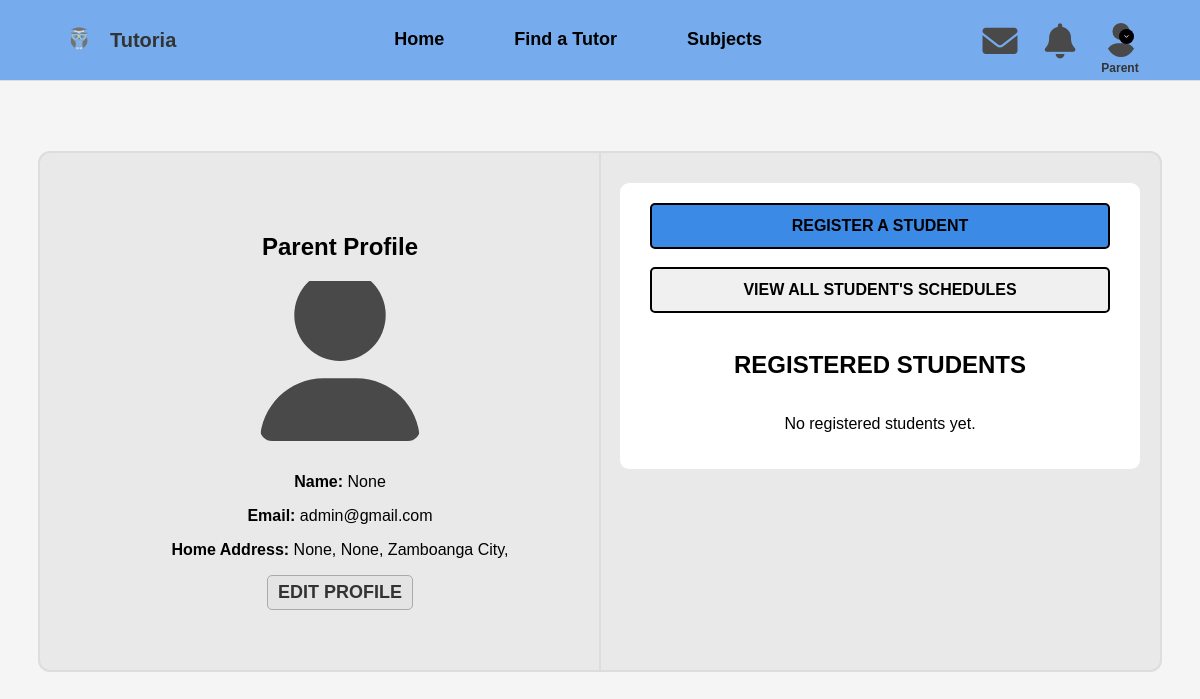
The app's page /parent_profile (signed in) with its own data.
### tutoria_app/models.py (models this page shows, shortened)
class UserProfile(AbstractUser):
    middle_name = models.CharField(max_length=150, blank=True, null=True)
    street = models.CharField(max_length=255, blank=True, null=True)
    barangay = models.CharField(max_length=255, blank=True, null=True)
    city = models.CharField(max_length=100, default='Zamboanga City')
    gender = models.CharField(
        max_length=10,
        choices=[('male', 'Male'), ('female', 'Female'), ('other', 'Other')],
        default='male',
        blank=True,
        null=True
    )
    role = models.CharField(
        max_length=10,
        choices=[('parent', 'Parent/Guardian'), ('tutor', 'Tutor')],
        default='parent',
        blank=True,
        null=True
    )
    profile_photo = models.ImageField(upload_to=profile_photo_path, blank=True, null=True)
    groups = models.ManyToManyField(Group, related_name="user_profiles", blank=True)
    user_permissions = models.ManyToManyField(Permission, related_name="user_profiles", blank=True)
    reset_code_hash = models.CharField(max_length=255, blank=True, null=True)
    reset_code_expiry = models.DateTimeField(blank=True, null=True)
    phone_number = models.CharField(
        max_length=15,
        unique=True,
        blank=True,
        null=True
    )

### tutoria_app/views.py (the view)
# urls.py: path('parent_profile', views.parent_profile ,name ="parent_profile"),
@user_login_required
def parent_profile(request):
    if not request.user.is_authenticated:
        return redirect('signin')
    if request.session.get('user_role') != 'parent':
        return redirect('tutoria')
    user = request.user
    students = StudentProfile.objects.filter(parent=user)
    return render(request, 'users/parent_profile.html', {
        'user': user,
        'students': students,
    })

### tutoria_app/context_processors.py (called while the page is built)
def user_profile(request):
    if request.user.is_authenticated:
        profile_photo = (
            request.user.tutor_profile.profile_photo.url
            if hasattr(request.user, 'tutor_profile') and request.user.tutor_profile.profile_photo
            else None
        )
    else:
        profile_photo = None
    return {'profile_photo': profile_photo}

### templates/users/parent_profile.html (shortened to what this page needs)
{% load static %}
<!DOCTYPE html>
<html lang="en">
<head>
  <link rel="stylesheet" href="{% static 'css/parent_profile.css' %}">
  <link rel="stylesheet" href="https://cdnjs.cloudflare.com/ajax/libs/font-awesome/6.0.0/css/all.min.css">
</head>
<body>
  {% include 'users/navigation.html' %}
  <main class="profile-container">
    <div class="profile-wrapper">
      <div class="parent-profile">
        <h2>Parent Profile</h2>
        <div class="profile-card">
            {% if user.profile_photo %}
                <img src="{{ user.profile_photo.url }}" alt="Parent Photo" class="parent-photo">
            {% else %}
                <img src="{% static 'images/svg/user1.svg' %}" alt="Parent Photo" class="parent-photo">
            {% endif %}
            <p><strong>Name:</strong> {{ user.first_name | title }} {{ user.middle_name | title }} {{ user.last_name | title }} </p>
            <p><strong>Email:</strong> {{ user.email }}</p>
            <p><strong>Home Address:</strong> {{ user.street | title}}, {{ user.barangay | title}}, {{ user.city}}, </p>
        </div>
        <a href="{% url 'edit_parent_profile' %}" class="edit-btn">EDIT PROFILE</a>
    </div>
      <div class="student-section">
        <a href="{% url 'register_student' %}" class="register-btn">REGISTER A STUDENT</a>
        <a href="{% url 'student_schedules' %}" class="schedule-btn">VIEW ALL STUDENT'S SCHEDULES</a>
        <h2>REGISTERED STUDENTS</h2>
        <div class="student-list">
          {% for student in students %}
              <div class="student-card">
                  <img src="{% if student.profile_photo %}{{ student.profile_photo.url }}{% else %}{% static 'images/svg/user.svg' %}{% endif %}" alt="Student" class="student-photo">
                  <div class="student-info">
                      <h3>  {{ student.first_name }}  {{ student.last_name }}.</h3>
                  </div>
                  <div class="button-group">
                    <a href="{% url 'student_profile' student.id %}" class="btn view-btn">View Student</a>
                    <form action="{% url 'find_tutor' %}" method="post">
                        {% csrf_token %}
                        <input type="hidden" name="student_id" value="{{ student.id }}">
                        <button type="submit" class="btn view-btn">Find Tutor</button>
                    </form>
                </div>
              </div>
          {% empty %}
              <p>No registered students yet.</p>
          {% endfor %}
      </div>
        </div>
      </div>
  </main>
</body>
</html>

### templates/users/navigation.html (shortened to what this page needs)
{% load static %}
<!DOCTYPE html>
<html lang="en">
<head>
    <link rel="stylesheet" href="{% static 'css/tutoria.css' %}">
    <link href="https://cdnjs.cloudflare.com/ajax/libs/font-awesome/6.0.0-beta3/css/all.min.css" rel="stylesheet">
</head>
<body>
    <header style="background-color: #76aced;">
        <div class="logo">
            <a href="{% url 'tutoria' %}">
                <img src="{% static 'images/owl.png' %}" alt="Tutoria Logo">
                <span style="font-weight: bold;">Tutoria</span>
            </a>
        </div>
        <nav class="nav">
            <a href="{% url 'tutoria' %}" class="{% if request.resolver_match.url_name == 'tutoria' %}active{% endif %}">Home</a>
            {% if request.session.user_role == 'tutor' %}
                <a href="{% url 'tutor_bookings' %}"
                   class="{% if request.resolver_match.url_name == 'tutor_bookings' or request.resolver_match.url_name == 'tutor_booking_details' %}active{% endif %}">
                    Bookings
                </a>
            {% else %}
                <a href="{% url 'find_tutor' %}" class="{% if request.resolver_match.url_name == 'find_tutor' %}active{% endif %}">Find a Tutor</a>
            {% endif %}
            {% if request.session.user_role != 'tutor' %}
                <a href="{% url 'subjects' %}" class="{% if request.resolver_match.url_name == 'subjects' %}active{% endif %}">Subjects</a>
            {% endif %}
        </nav>
        <div class="auth-buttons">
            <div class="logged-in-icons">
                <a href="{% url 'user_chat' %}" class="icon">
                    <i class="fa fa-envelope"></i>
                </a>
            </div>
            <a href="javascript:void(0)" class="icon notification-container" onclick="toggleNotificationDrop()">
                <i class="fa fa-bell"></i>
            </a>
            <div class="profile-dropdown">
                <a href="javascript:void(0)" class="icon profile-icon" onclick="toggleDropdown()">
                    <i class="fas fa-chevron-down arrow-icon"></i>
                </a>
                <div class="user-role-label">
                    {{ request.session.user_role|capfirst }}
                </div>
            </div>
        </div>
    </header>
</body>
</html>

### tutoria_app/static/css/parent_profile.css (style rules this page uses)
body { font-family: Arial, sans-serif; margin: 0; padding: 0; background-color: #f5f5f5; padding-top: 80px; }
.profile-container { width: 90%; max-width: 1200px; margin: auto; padding: 20px; display: flex; flex-direction: column; align-items: center; justify-content: center; }
a { text-decoration: none; }
.edit-btn { text-decoration: none; background: #e4e4e4; color: #333; font-weight: 600; border: none; padding: 6px 10px; border-radius: 5px; cursor: pointer; font-size: 18px; font-weight: bold; border: 1px solid #aaa; }
.profile-wrapper { display: flex; justify-content: space-between; align-items: flex-start; gap: 0; width: 100%; margin-top: 50px; padding: 20px; border-radius: 12px; background: #e9e9e9; border: 2px solid #ddd; position: relative; }
.profile-wrapper::before { content: ""; position: absolute; left: 50%; top: 0; bottom: 0; width: 2px; background-color: #ddd; transform: translateX(-1px); }
.parent-profile { width: 50%; padding: 40px; text-align: center; display: flex; flex-direction: column; align-items: center; background: #e9e9e9; }
.parent-photo { object-fit: cover; width: 160px; height: 160px; border-radius: 12px; margin-bottom: 12px; }
.student-section { border-radius: 9px; width: 50%; padding: 20px; text-align: center; display: flex; flex-direction: column; align-items: center; margin-top: 10px; background: white; }
.register-btn { width: 90%; padding: 12px; font-size: 16px; background: #3b8ae6 ; color: black; font-weight: bold; border: 2px solid black; border-radius: 5px; cursor: pointer; margin-bottom: 18px; }
.schedule-btn { width: 90%; padding: 12px; font-size: 16px; background: #f0f0f0 ; color: black; font-weight: bold; border: 2px solid black; border-radius: 5px; cursor: pointer; margin-bottom: 18px; }
.student-list { width: 100%; display: flex; flex-direction: column; gap: 10px; }

### tutoria_app/static/css/tutoria.css (style rules this page uses)
body { font-family: 'Arial', sans-serif; margin: 0; padding: 0; box-sizing: border-box; }
header { display: flex; justify-content: space-between; align-items: center; background-color: #f9f3ff; padding: 10px 60px; border-bottom: 1px solid #ddd; position: relative; }
.logo a { text-decoration: none; display: flex; align-items: center; }
.logo img { height: 30px; margin-right: 10px; }
.logo span { font-family: 'TT Bluescreens', sans-serif; font-size: 20px; color: #333; }
.nav { display: flex; align-items: center; }
.nav a { margin: 0 20px; text-decoration: none; border-bottom: 2px solid transparent; padding-bottom: 200px; color: black; font-weight: bold; font-size: 18px; padding: 10px 15px; transition: color 0.3s ease, background-color 0.3s ease; }
.auth-buttons { display: flex; }
.auth-buttons { display: flex; gap: 20px; align-items: center; }
.auth-buttons .icon { font-size: 35px; color: #494949; text-decoration: none; display: inline-flex; align-items: center; justify-content: center; width: 40px; height: 40px; border-radius: 50%; }
.profile-dropdown { display: inline-block; position: relative; }
.profile-icon { display: flex; align-items: center; cursor: pointer; }
.arrow-icon { font-size: 5px; margin-top: 12px; margin-left: -25px; background-color: black; color: white; border-radius: 50%; padding: 5px; transition: transform 0.3s ease; }
.notification-container { position: relative; }

### templates/users/navigation.html (style rules this page uses)
.user-role-label { text-align: center; font-size: 12px; font-weight: 600; color: #333; margin-bottom: -5px; }

### records on screen
UserProfile: session.user_role "Parent", middle_name "None", email "admin@gmail.com", street "None", barangay "None", city "Zamboanga City"
